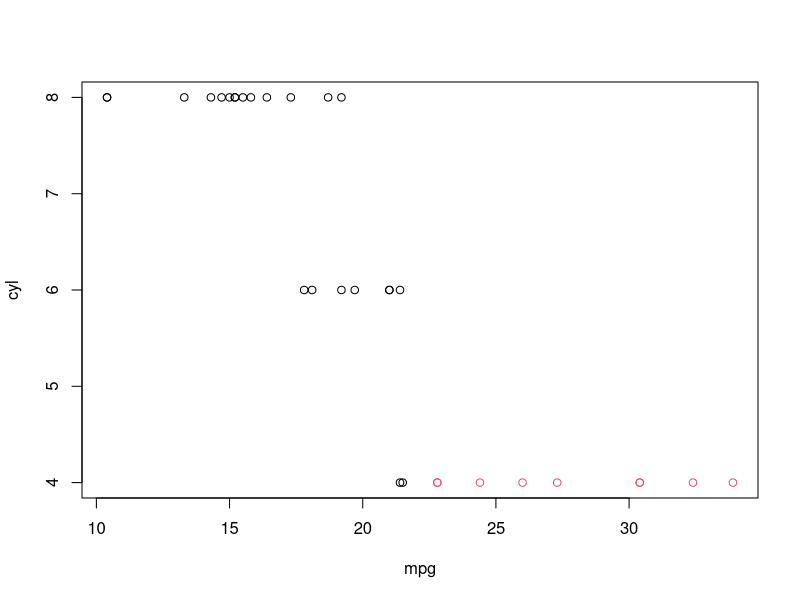

Reproduce this figure in R.
mtcars
View(mtcars)


agrupamento_mtcars<- kmeans(mtcars[1:2],centers = 2) 
agrupamento_mtcars

agrupamento_mtcars_o<-kmeans(mtcars[1:7], centers = 10, iter.max = 10, nstart = 1)
agrupamento_mtcars_o


agrupamento_mtcars_o$centers # são os pontos que se tornaram centroides
agrupamento_mtcars_o$size # tamanho de cada grupo (numero de pontos)
agrupamento_mtcars_o$cluster # vetor de cluster
agrupamento_mtcars_o$membership # são os ítens que fazem parte da análise
agrupamento_mtcars_o$iter # o número de iterações(repetições) realizadas.
agrupamento_mtcars_o$withinerror # o valor da função objetivo - para especialistas.
agrupamento_mtcars_o$call # a função preenchida
agrupamento_mtcars_o$totss # A soma total dos quadrados.
agrupamento_mtcars_o$tot.withinss # Soma dos quadrados total dentro do cluster, ou seja, soma (dentro).
agrupamento_mtcars_o$betweenss # A soma dos quadrados entre clusters, ou seja, totss-tot.dentro
agrupamento_mtcars_o$ifault # integer: indicador de um possível problema de algoritmo - para especialistas.

#criar tabela de decisão
table(mtcars$mpg,agrupamento_mtcars$cluster) 
#criar gráfico de dispersão
plot(mtcars[1:2],col = agrupamento_mtcars$cluster) 
#consolida tabela
tabela_mtcars<- cbind(mtcars, agrupamento_mtcars$cluster)
tabela_mtcars
